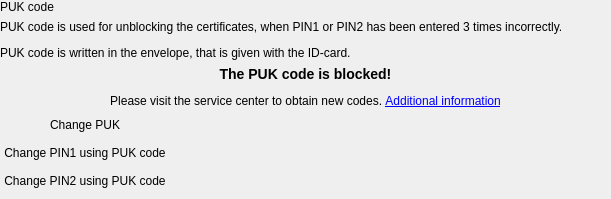
        <widget class="QWidget" name="pagePuk">
         <layout class="QGridLayout" name="pagePukLayout">
          <property name="leftMargin">
           <number>0</number>
          </property>
          <property name="topMargin">
           <number>0</number>
          </property>
          <property name="rightMargin">
           <number>0</number>
          </property>
          <property name="bottomMargin">
           <number>0</number>
          </property>
          <item row="0" column="0" colspan="2">
           <widget class="QLabel" name="PUKLabel">
            <property name="text">
             <string>PUK code</string>
            </property>
           </widget>
          </item>
          <item row="1" column="0" colspan="2">
           <widget class="QLabel" name="pukInfo">
            <property name="text">
             <string>&lt;p&gt;PUK code is used for unblocking the certificates, when PIN1 or PIN2 has been entered 3 times incorrectly.&lt;/p&gt;
&lt;p&gt;PUK code is written in the envelope, that is given with the ID-card.&lt;/p&gt;</string>
            </property>
            <property name="wordWrap">
             <bool>true</bool>
            </property>
           </widget>
          </item>
          <item row="2" column="0" colspan="2">
           <widget class="QLabel" name="pukLocked">
            <property name="text">
             <string>&lt;h3&gt;The PUK code is blocked!&lt;/h3&gt;
Please visit the service center to obtain new codes. &lt;a href=&quot;http://www.politsei.ee/et/nouanded/id-kaart-ja-pass/kui-id-kaardi-koodid-kaovad/&quot;&gt;Additional information&lt;/a&gt;</string>
            </property>
            <property name="alignment">
             <set>Qt::AlignCenter</set>
            </property>
            <property name="wordWrap">
             <bool>true</bool>
            </property>
            <property name="openExternalLinks">
             <bool>true</bool>
            </property>
            <property name="textInteractionFlags">
             <set>Qt::LinksAccessibleByKeyboard|Qt::LinksAccessibleByMouse</set>
            </property>
           </widget>
          </item>
          <item row="3" column="0">
           <widget class="QPushButton" name="pukChange">
            <property name="text">
             <string>Change PUK</string>
            </property>
            <property name="flat">
             <bool>true</bool>
            </property>
           </widget>
          </item>
          <item row="3" column="1">
           <spacer name="pukChangeSpacer">
            <property name="orientation">
             <enum>Qt::Horizontal</enum>
            </property>
            <property name="sizeHint" stdset="0">
             <size>
              <width>435</width>
              <height>20</height>
             </size>
            </property>
           </spacer>
          </item>
          <item row="4" column="0">
           <widget class="QPushButton" name="pukLink1">
            <property name="text">
             <string>Change PIN1 using PUK code</string>
            </property>
            <property name="flat">
             <bool>true</bool>
            </property>
           </widget>
          </item>
          <item row="5" column="0">
           <widget class="QPushButton" name="pukLink2">
            <property name="text">
             <string>Change PIN2 using PUK code</string>
            </property>
            <property name="flat">
             <bool>true</bool>
            </property>
           </widget>
          </item>
          <item row="6" column="0">
           <spacer name="pukSpacert">
            <property name="orientation">
             <enum>Qt::Vertical</enum>
            </property>
            <property name="sizeHint" stdset="0">
             <size>
              <width>65</width>
              <height>7</height>
             </size>
            </property>
           </spacer>
          </item>
         </layout>
        </widget>
